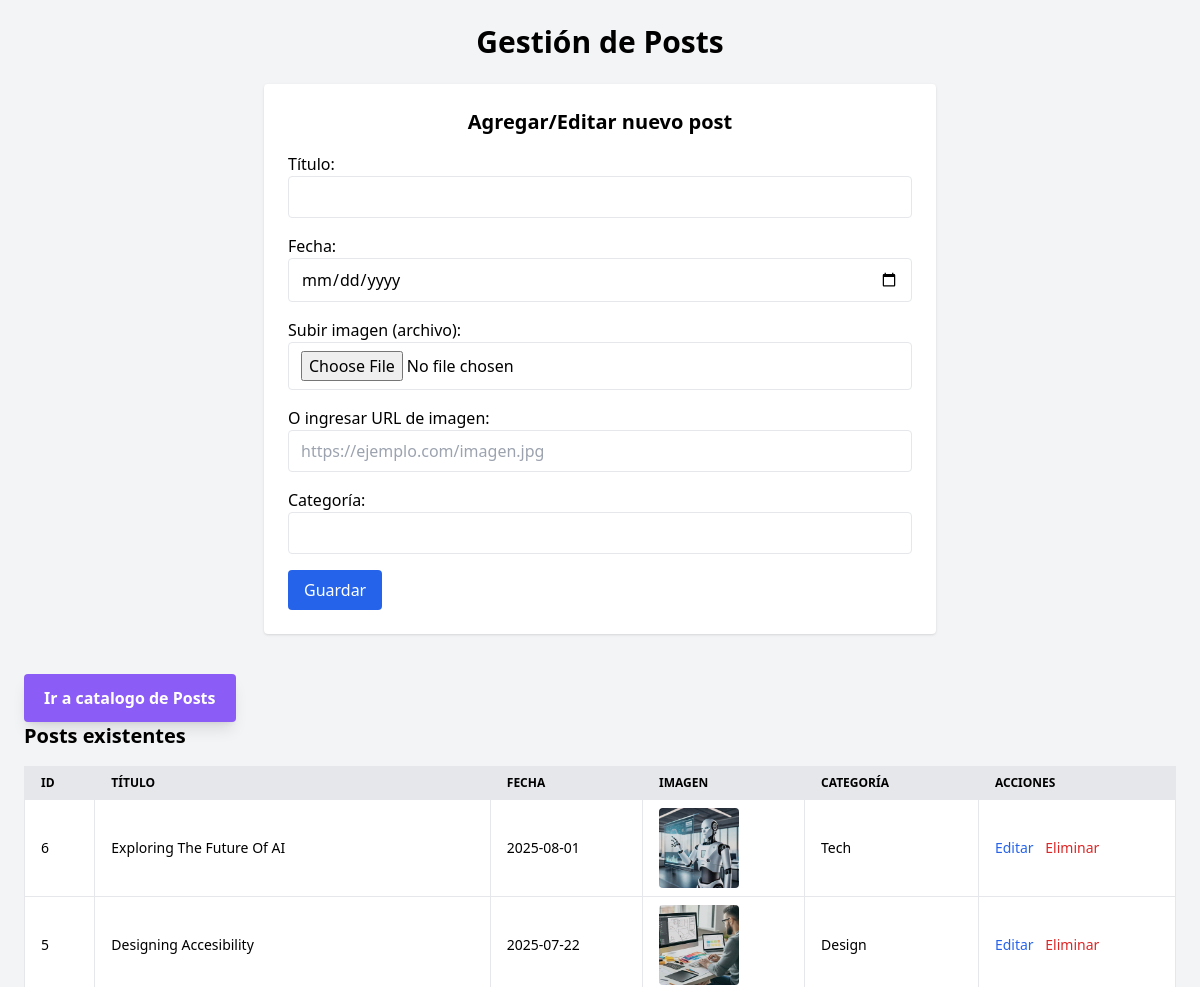
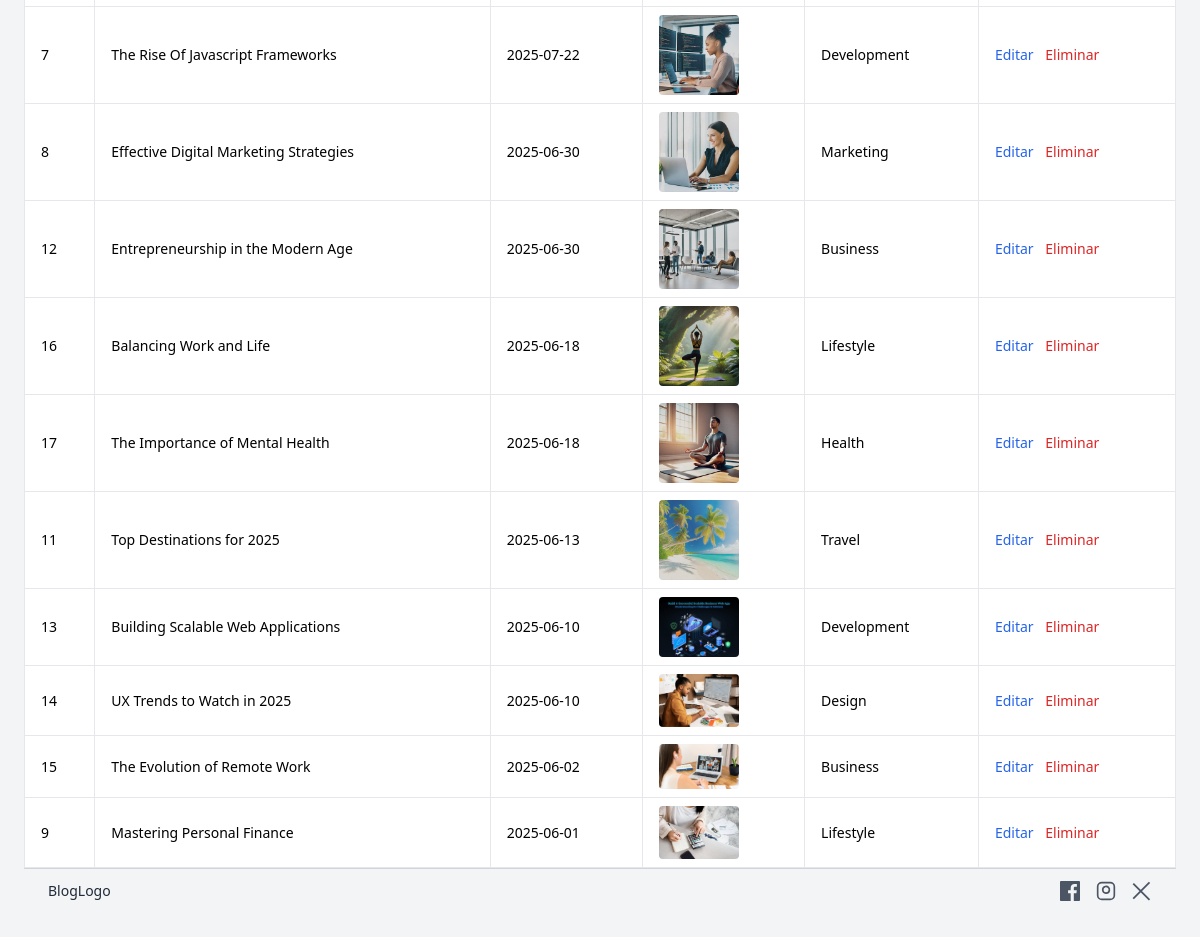
The app's page /CRUD_page.php with its own data (2 pictures, top to bottom).
### tables this page shows
CREATE TABLE `posts` (
  `id` int(11) NOT NULL AUTO_INCREMENT,
  `titulo` varchar(255) NOT NULL,
  `fecha` date NOT NULL,
  `imagen` varchar(255) DEFAULT NULL,
  `categoria` varchar(100) DEFAULT NULL,
  PRIMARY KEY (`id`)
);

### CRUD_page.php (the view, shortened to what this page needs)
<?php
$conn = new mysqli('localhost', 'root', '', 'mini_blog');
$editarPost = null;
$result = $conn->query("SELECT * FROM posts ORDER BY fecha DESC");
$posts = $result->fetch_all(MYSQLI_ASSOC);
?>
<!DOCTYPE html>
<html lang="es">
<head>
    <script src="https://cdn.tailwindcss.com"></script>
</head>
<body class="bg-gray-100 p-4 sm:p-6">
<div class="container mx-auto max-w-7xl">
    <h1 class="text-3xl font-bold mb-6 text-center">Gestión de Posts</h1>
    <section class="mb-10 bg-white p-6 rounded shadow max-w-2xl mx-auto w-full">
        <h2 class="text-xl font-semibold mb-4 text-center">
            <?= $editarPost ? "Editar post #{$editarPost['id']}" : "Agregar/Editar nuevo post" ?>
        </h2>
        <form method="POST" enctype="multipart/form-data" class="grid grid-cols-1 gap-4">
            <label>
                <span class="block font-medium">Título:</span>
                <input name="titulo" class="w-full border px-3 py-2 rounded" required
                    value="<?= htmlspecialchars($editarPost['titulo'] ?? '') ?>">
            </label>
            <label>
                <span class="block font-medium">Fecha:</span>
                <input type="date" name="fecha" class="w-full border px-3 py-2 rounded" required
                    value="<?= htmlspecialchars($editarPost['fecha'] ?? '') ?>">
            </label>
            <label>
                <span class="block font-medium">Subir imagen (archivo):</span>
                <input type="file" name="imagen_file" class="w-full border px-3 py-2 rounded">
            </label>
            <label>
                <span class="block font-medium">O ingresar URL de imagen:</span>
                <input name="imagen_url" class="w-full border px-3 py-2 rounded"
                    placeholder="https://ejemplo.com/imagen.jpg"
                    value="<?= htmlspecialchars($editarPost['imagen'] ?? '') ?>">
            </label>
            <label>
                <span class="block font-medium">Categoría:</span>
                <input name="categoria" class="w-full border px-3 py-2 rounded"
                    value="<?= htmlspecialchars($editarPost['categoria'] ?? '') ?>">
            </label>
            <div class="flex flex-wrap gap-4 items-center justify-start">
                <button type="submit" class="bg-blue-600 text-white px-4 py-2 rounded hover:bg-blue-700">
                    <?= $editarPost ? "Guardar Cambios" : "Guardar" ?>
                </button>
            </div>
        </form>
    </section>
<button
  onclick="window.location.href='index.php'"
  class="static bottom-4 left-4 bg-violet-500 hover:bg-violet-600 text-white font-semibold py-3 px-5 rounded shadow-lg"
  style="z-index: 1000;"
>
  Ir a catalogo de Posts
</button>
    <section>
        <h2 class="text-xl font-semibold mb-4">Posts existentes</h2>
        <div class="overflow-x-auto">
            <table class="min-w-full bg-white rounded shadow text-sm">
                <thead>
                    <tr class="bg-gray-200 text-left text-xs uppercase">
                        <th class="px-4 py-2 border">ID</th>
                        <th class="px-4 py-2 border">Título</th>
                        <th class="px-4 py-2 border">Fecha</th>
                        <th class="px-4 py-2 border">Imagen</th>
                        <th class="px-4 py-2 border">Categoría</th>
                        <th class="px-4 py-2 border">Acciones</th>
                    </tr>
                </thead>
                <tbody>
                    <?php foreach ($posts as $post): ?>
                        <tr class="hover:bg-gray-50">
                            <td class="border px-4 py-2"><?= $post['id'] ?></td>
                            <td class="border px-4 py-2"><?= htmlspecialchars($post['titulo']) ?></td>
                            <td class="border px-4 py-2"><?= $post['fecha'] ?></td>
                            <td class="border px-4 py-2">
                                <?php if ($post['imagen']): ?>
                                    <img src="<?= htmlspecialchars($post['imagen']) ?>" alt="Imagen" class="w-20 h-auto rounded">
                                <?php else: ?>
                                    <span class="text-gray-500 italic">Sin imagen</span>
                                <?php endif; ?>
                            </td>
                            <td class="border px-4 py-2"><?= htmlspecialchars($post['categoria']) ?></td>
                            <td class="border px-4 py-2">
                                <a href="CRUD_page.php?id=<?= $post['id'] ?>" class="text-blue-600 hover:underline mr-2">Editar</a>
                                <form method="POST" class="inline" onsubmit="return confirm('¿Eliminar este post?')">
                                    <button type="submit" name="delete" class="text-red-600 hover:underline bg-transparent border-0 cursor-pointer p-0">
                                        Eliminar
                                    </button>
                                </form>
                            </td>
                        </tr>
                    <?php endforeach; ?>
                </tbody>
            </table>
        </div>
    </section>
</div>
<footer class="w-full border-t border-gray-300 py-3 px-6 flex justify-between items-center">
  <div class="text-gray-800 font-medium text-sm">
    BlogLogo
  </div>
  <div class="flex items-center space-x-4 text-gray-600 cursor-pointer">
    <a href="#" aria-label="Facebook" class="hover:text-gray-900">
    </a>
    <a href="#" aria-label="Instagram" class="hover:text-gray-900">
      <svg xmlns="http://www.w3.org/2000/svg" class="h-5 w-5" fill="none" stroke="currentColor" stroke-width="2" viewBox="0 0 24 24">
        <rect width="20" height="20" x="2" y="2" rx="5" ry="5"/>
        <path d="M16 11.37a4 4 0 1 1-4.73-4.73 4 4 0 0 1 4.73 4.73z"/>
        <line x1="17.5" y1="6.5" x2="17.5" y2="6.5"/>
      </svg>
    </a>
    <button aria-label="Twitter X" class="hover:text-gray-900 focus:outline-none">
  <svg xmlns="http://www.w3.org/2000/svg" fill="currentColor" viewBox="0 0 24 24" class="h-5 w-5">
    <path d="M2.25 2.25l19.5 19.5-1.5 1.5L.75 3.75 2.25 2.25zM21.75 2.25l-19.5 19.5-1.5-1.5 19.5-19.5 1.5 1.5z"/>
  </svg>
</button>
  </div>
</footer>
</body>
</html>

### records on screen
posts: id "6", titulo "Exploring The Future Of AI", fecha "2025-08-01", imagen (picture), categoria "Tech"
posts: id "5", titulo "Designing Accesibility", fecha "2025-07-22", imagen (picture), categoria "Design"
posts: id "7", titulo "The Rise Of Javascript Frameworks", fecha "2025-07-22", imagen (picture), categoria "Development"
posts: id "8", titulo "Effective Digital Marketing Strategies", fecha "2025-06-30", imagen (picture), categoria "Marketing"
posts: id "12", titulo "Entrepreneurship in the Modern Age", fecha "2025-06-30", imagen (picture), categoria "Business"
posts: id "16", titulo "Balancing Work and Life", fecha "2025-06-18", imagen (picture), categoria "Lifestyle"
posts: id "17", titulo "The Importance of Mental Health", fecha "2025-06-18", imagen (picture), categoria "Health"
posts: id "11", titulo "Top Destinations for 2025", fecha "2025-06-13", imagen (picture), categoria "Travel"
posts: id "13", titulo "Building Scalable Web Applications", fecha "2025-06-10", imagen (picture), categoria "Development"
posts: id "14", titulo "UX Trends to Watch in 2025", fecha "2025-06-10", imagen (picture), categoria "Design"
posts: id "15", titulo "The Evolution of Remote Work", fecha "2025-06-02", imagen (picture), categoria "Business"
posts: id "9", titulo "Mastering Personal Finance", fecha "2025-06-01", imagen (picture), categoria "Lifestyle"
